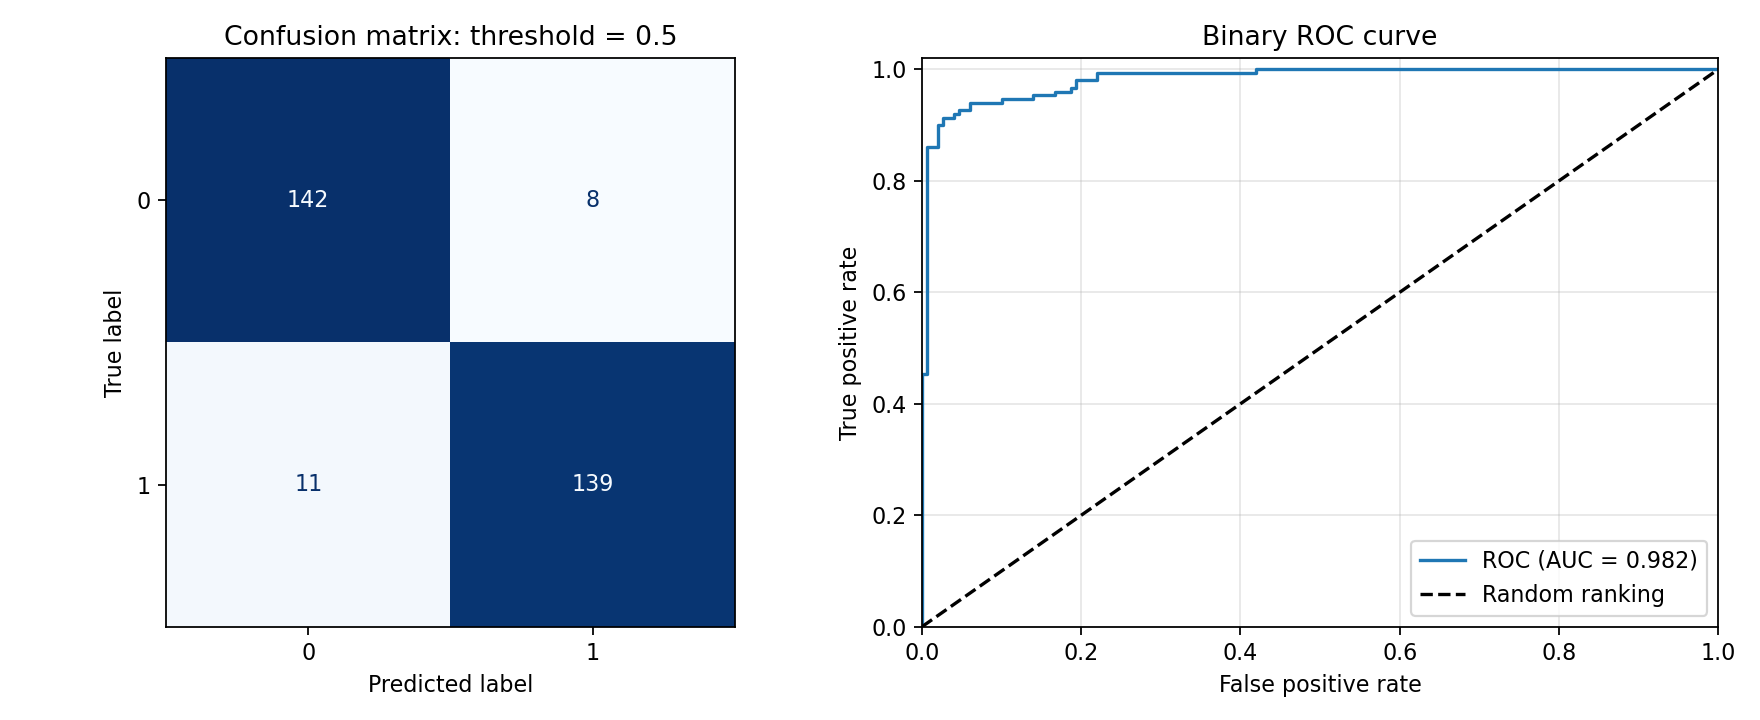

Here is the Python script that generated this plot:
"""A small NumPy neural network with scikit-learn binary evaluation.

Install: python -m pip install numpy scikit-learn matplotlib
Run:     python simple_binary_neural_network.py

The example generates two classes, labelled 0 and 1. Class 1 is positive.
The network is written from scratch; scikit-learn supplies the evaluation.
"""

from pathlib import Path

import matplotlib.pyplot as plt
import numpy as np
from sklearn.datasets import make_classification
from sklearn.metrics import (
    ConfusionMatrixDisplay, accuracy_score, auc,
    confusion_matrix, roc_auc_score, roc_curve,
)
from sklearn.model_selection import train_test_split
from sklearn.preprocessing import StandardScaler


def sigmoid(z):
    # A numerically stable version of 1 / (1 + exp(-z)).
    return np.exp(-np.logaddexp(0, -z))


# 1. Generate data and keep a separate test set.
X, y = make_classification(
    n_samples=1000, n_features=2, n_informative=2, n_redundant=0,
    n_clusters_per_class=1, class_sep=1.2, random_state=42,
)
X_train, X_test, y_train, y_test = train_test_split(
    X, y, test_size=0.30, stratify=y, random_state=42,
)
scaler = StandardScaler().fit(X_train)  # Fit on training data only.
X_train = scaler.transform(X_train)
X_test = scaler.transform(X_test)

# 2. Train an own network: two inputs -> eight tanh units -> one sigmoid.
rng = np.random.default_rng(42)
W1 = rng.normal(0, 0.5, size=(X_train.shape[1], 8))
b1 = np.zeros(8)
W2 = rng.normal(0, 0.5, size=8)
b2 = 0.0
learning_rate = 0.1

for epoch in range(1000):
    hidden = np.tanh(X_train @ W1 + b1)
    p = sigmoid(hidden @ W2 + b2)

    # Backpropagation for mean binary cross-entropy.
    d_output = (p - y_train) / len(y_train)
    d_hidden = d_output[:, None] * W2 * (1 - hidden ** 2)
    W1 -= learning_rate * (X_train.T @ d_hidden)
    b1 -= learning_rate * d_hidden.sum(axis=0)
    W2 -= learning_rate * (hidden.T @ d_output)
    b2 -= learning_rate * d_output.sum()

# 3. Obtain the continuous class-1 score for every test observation.
# For your own network, replace this line with its class-1 probabilities.
positive_score = sigmoid(np.tanh(X_test @ W1 + b1) @ W2 + b2)
y_pred = (positive_score >= 0.5).astype(int)

# 4. Call scikit-learn's confusion matrix, ROC and AUC functions.
cm = confusion_matrix(y_test, y_pred, labels=[0, 1])
fpr, tpr, thresholds = roc_curve(y_test, positive_score, pos_label=1)
auc_value = auc(fpr, tpr)
# This second scikit-learn function gives the same AUC directly from scores:
auc_direct = roc_auc_score(y_test, positive_score)

print("Confusion matrix (rows=true, columns=predicted):\n", cm)
print(f"Test accuracy: {accuracy_score(y_test, y_pred):.4f}")
print(f"AUC from ROC coordinates: {auc_value:.4f}")
print(f"AUC directly from scores: {auc_direct:.4f}")

# 5. Plot the matrix and the single binary ROC curve.
fig, (ax_cm, ax_roc) = plt.subplots(1, 2, figsize=(11, 4.5))
ConfusionMatrixDisplay(cm, display_labels=[0, 1]).plot(
    ax=ax_cm, cmap="Blues", colorbar=False, values_format="d",
)
ax_cm.set_title("Confusion matrix: threshold = 0.5")
ax_roc.plot(fpr, tpr, label=f"ROC (AUC = {auc_value:.3f})")
ax_roc.plot([0, 1], [0, 1], "k--", label="Random ranking")
ax_roc.set(xlabel="False positive rate", ylabel="True positive rate",
           title="Binary ROC curve", xlim=(0, 1), ylim=(0, 1.02))
ax_roc.legend(loc="lower right")
ax_roc.grid(alpha=0.3)
fig.tight_layout()
figure_path = Path(__file__).with_suffix(".png")
fig.savefig(figure_path, dpi=160)
print(f"Figure saved to {figure_path}")
plt.show()
